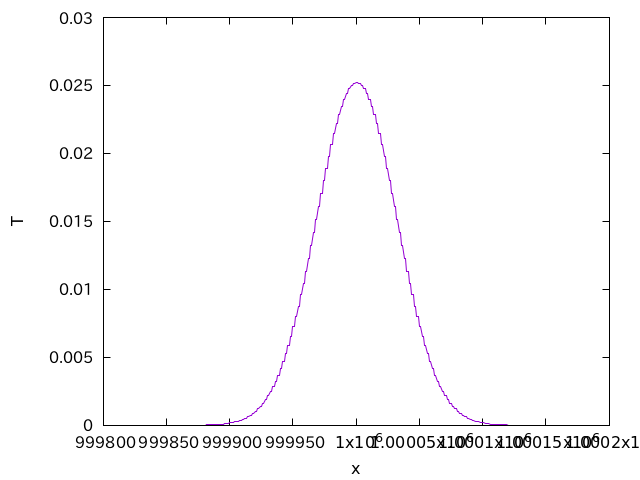

Recreate this plot in gnuplot.
set term pngcairo
set output "diffusion_large.png"

set xlabel "x"
set ylabel "T"
unset key
p [999800:1000200] "diffusion_large.dat" w l
